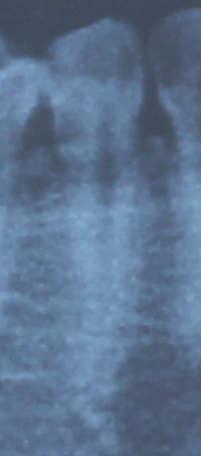
%> input picture KIB1P.jpg, 201 x 456 px
$ octave Binerisasi.m   (GNU Octave 9; MATLAB toolbox functions it lacks are replaced by stand-ins)
%> lines starting %> are read from the running program, lines starting %| are printed output that depends on the picture; in (x1, y1, x2, y2) boxes, pixels count from 0 and x2, y2 are one past the last pixel; in counts of white or black regions, pixels touching at a corner belong together; the program's own positions count from 1
### binaryCitra.m
function [D] = binaryCitra(img)

Im = img;
%figure, imshow(Im), title('gambar asli');
Ed = edge(Im,'canny');
se = strel('square',2);
DE = imdilate(Ed,se);
%figure,imshow(DE);
DE = uint8(DE);
 mask1 = Im.*DE;
T1  = mean2(mask1);

T2 = iterative(Im);
OT = (Im>T2); %Original iterative Thresholding
TF = (T2 + T1)/2; % Fusion Thresholding mean edge + iterative
ImF = (Im>TF); %
%figure,imshow(ImF);
ImF1 = uint8(ImF);
mask2 = Im.*ImF1;
%figure,imshow(mask2),title('mask2');
%Adaptive Thresholding
[D]=adaptivethreshold2(mask2);
%imwrite(D,'9a.tif');

### iterative.m
function itr = iterative(I)

I = double(I(:));

%step 1 mean dari keseluruhan image
[pix,index] = hist(I,256);
i = 1;
muA = cumsum(pix);
T(i)= (sum(index.*pix))/muA(end);

%step2 membagi menjadi 2 bagian dental dan background

mu1 = cumsum(pix(index <=T(i)));
MB = sum(index(index<=T(i)).*pix(index <=T(i)))/mu1(end);

mu2 = cumsum(pix(index >T(i)));
MD = sum(index(index>T(i)).*pix(index >T(i)))/mu2(end);
%MAT = sum(N(N>T(i)).*counts(N>T(i)))/mu3(end);
i = i + 1;

T(i) = (MB + MD)/2;

%step 3 ulangi langkah kedua sampai T(i) = T(i -1) or T(i) = T(i+1)
itr = T(i);
while abs(T(i)-T(i-1))>=1
    mu1 = cumsum(pix(index<=T(i)));
    MB = sum(index(index<=T(i)).*pix(index<=T(i)))/mu1(end);

    mu2 = cumsum(pix(index>=T(i)));
    MD = sum(index(index>=T(i)).*pix(index>=T(i)))/mu2(end);
    i = i + 1;
    T(i) = (MB + MD)/2;
    itr = T(i);
end


### adaptivethreshold2.m
function [crop] = adaptivethreshold2(A);

[bar,kol]= size(A);
win = 100;
win2 = 100/2;
D(bar+win,kol+win)=0;
D =uint8(D);
[x,y]=size(D);
D(win2+1:x-win2,win2+1:y-win2)=A(1:bar,1:kol);
N = 100;
[H,W]= size(D);
out = zeros(H,W);
N2 = floor(N/2);

h = waitbar(0,'Proses Threshold...[estimasi 55 detik]');


for i = 1+N2:H-N2;
  for j = 1+N2:W-N2;

         sub = D(i-N2:i+N2,j-N2:j+N2);
        %sub=A(i,j);
        SA = sum(sum(sub));
        B = find(sub);
        [m,n]=size(B);
        T = (SA/m);
        thresh1 = 0.9*T;
        if D(i,j) >= thresh1
            out(i,j) = 1;
        else
            out(i,j) = 0;
        end
  end
   waitbar(i/H-N2)
end
close(h)
crop = imcrop(out,[51 51 kol-1 bar-1]);

### Binerisasi.m
a=imread('KIB1P.jpg');
%> a is the input picture: size 456x201x3 uint8; mean R, G, B 91.6, 114.9, 143.1
a=rgb2gray(a);
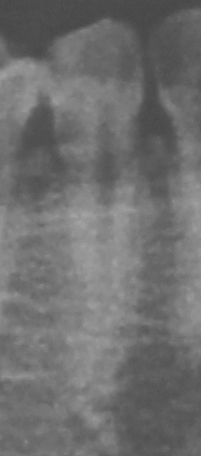
%> a: size 456x201 uint8; min 70, max 165, mean 111.1
a=medfilt2(a);
B=binaryCitra(a);
%> in binaryCitra, `Ed = edge(Im,'canny');`:
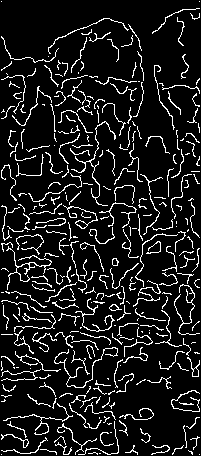
%> Ed: size 456x201 logical; 10.8% white in thin lines or dots
%> in binaryCitra, `DE = imdilate(Ed,se);`: DE: size 456x201 logical; 23.2% white in thin lines or dots
%> in binaryCitra, `mask1 = Im.*DE;`:
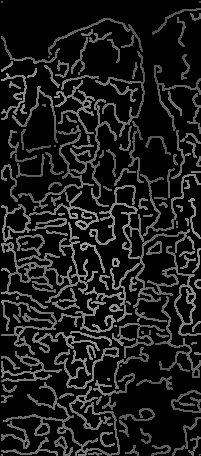
%> mask1: size 456x201 uint8; min 0, max 162, mean 27.1
%> in binaryCitra, `T1  = mean2(mask1);`: T1 = 27.14
%> in iterative, `[pix,index] = hist(I,256);`: pix = 256 values, max 1980 at index 179, min 0 at index 2, mean 358; index = 256 values from 0.316 to 161.7
%> in iterative, `muA = cumsum(pix);`: muA = 256 values from 4 to 91656
%> in iterative, `mu1 = cumsum(pix(index <=T(i)));`: mu1 = 176 values from 4 to 45105
%> in iterative, `MB = sum(index(index<=T(i)).*pix(index <=T(i)))/mu1(end);`: MB = 94.35
%> in iterative, `mu2 = cumsum(pix(index >T(i)));`: mu2 = 80 values from 1879 to 46551
%> in iterative, `MD = sum(index(index>T(i)).*pix(index >T(i)))/mu2(end);`: MD = 127.3
%> in iterative, `itr = T(i);`: itr = 110.8
%> after the loop in iterative, `while abs(T(i)-T(i-1))>=1`: T = [111.1 110.8]; i = 2
%> in binaryCitra, `T2 = iterative(Im);`: T2 = 110.8
%> in binaryCitra, `OT = (Im>T2);`:
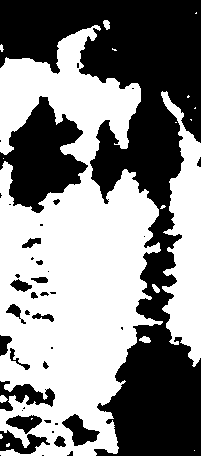
%> OT: size 456x201 logical; 52.7% white; 42 black regions (22 under 20 px), largest, box (x1, y1, x2, y2) and area: (0, 0, 201, 456) 34191, (0, 96, 88, 213) 5566, (0, 381, 55, 411) 787
%> in binaryCitra, `TF = (T2 + T1)/2;`: TF = 68.99
%> in binaryCitra, `ImF = (Im>TF);`: ImF: size 456x201 logical; 100% white; black in thin lines or dots
%> in adaptivethreshold2, `D(bar+win,kol+win)=0;`: D: size 556x301 double; every value is 0
%> in adaptivethreshold2, `D(win2+1:x-win2,win2+1:y-win2)=A(1:bar,1:kol);`:
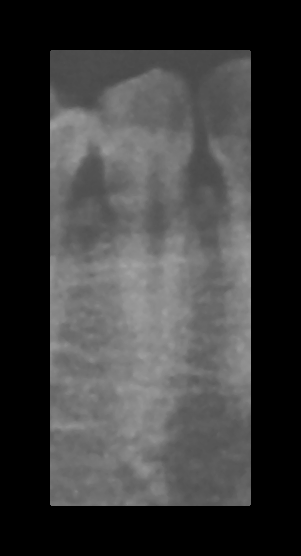
%> D: size 556x301 uint8; min 0, max 162, mean 60.8
%> after the loop in adaptivethreshold2, `for i = 1+N2:H-N2;`:
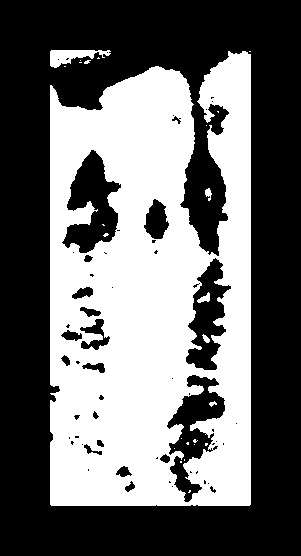
%> out: size 556x301 double; values 0 (black) and 1 (white), 42.4% white; 25 white regions (19 under 20 px), largest, box (x1, y1, x2, y2) and area: (50, 51, 251, 506) 70065, (50, 50, 111, 68) 560, (197, 292, 210, 303) 74, (205, 188, 212, 201) 55, (202, 334, 210, 343) 40, (209, 401, 217, 407) 26
%> in adaptivethreshold2, `crop = imcrop(out,[51 51 kol-1 bar-1]);`:
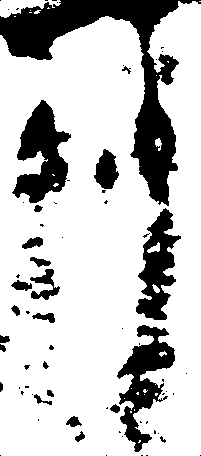
%> crop: size 456x201 double; values 0 (black) and 1 (white), 77.4% white; 69 black regions (46 under 20 px), largest, box (x1, y1, x2, y2) and area: (0, 0, 201, 206) 9646, (12, 100, 71, 203) 3204, (117, 325, 175, 452) 2980
imwrite(B,'Biner Awal/KIB1P.jpg');

$ run again, with KIB2P.jpg copied over KIB1P.jpg
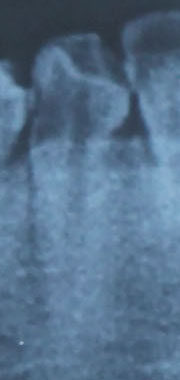
%> input picture KIB2P.jpg, 180 x 380 px
%> a is the input picture: size 380x180x3 uint8; mean R, G, B 85.3, 112.7, 139.2
%> in binaryCitra, `Ed = edge(Im,'canny');`:
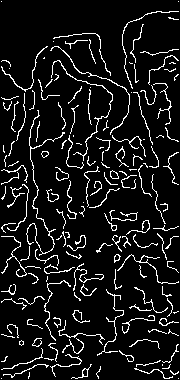
%> Ed: size 380x180 logical; 9% white in thin lines or dots
%> DE: size 380x180 logical; 19.3% white in thin lines or dots
%> T1 = 21.9
%> pix = 256 values, max 1564 at index 87, min 0 at index 2, mean 267.2; index = 256 values from 0.334 to 170.7
%> muA = 256 values from 4 to 68400
%> mu1 = 161 values from 4 to 30518
%> in iterative, `MB = sum(index(index<=T(i)).*pix(index <=T(i)))/mu1(end);`: MB = 83.45
%> mu2 = 95 values from 1195 to 37882
%> in iterative, `MD = sum(index(index>T(i)).*pix(index >T(i)))/mu2(end);`: MD = 126.9
%> in iterative, `itr = T(i);`: itr = 105.2
%> the loop in iterative, `while abs(T(i)-T(i-1))>=1` made 3 passes
%> (MB, MD, itr) on passes 1 to 3: (80.71, 125.2, 103), (78.9, 124.2, 101.6), (78, 123.7, 100.9)
%> after the loop in iterative, `while abs(T(i)-T(i-1))>=1`: T = [107.5 105.2 103 101.6 100.9]
%> T2 = 100.9
%> OT: size 380x180 logical; 65.7% white; 30 black regions (13 under 20 px), largest, box (x1, y1, x2, y2) and area: (0, 0, 180, 183) 18729, (103, 318, 170, 380) 1713, (0, 322, 34, 380) 1084
%> TF = 61.39
%> ImF: size 380x180 logical; 90.5% white; 6 black regions (4 under 20 px), largest, box (x1, y1, x2, y2) and area: (0, 0, 175, 86) 6465, (23, 130, 29, 140) 28
%> in adaptivethreshold2, `crop = imcrop(out,[51 51 kol-1 bar-1]);`:
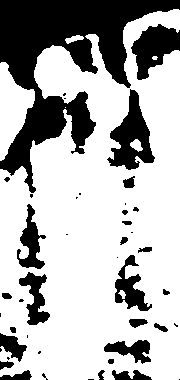
%> crop: size 380x180 double; values 0 (black) and 1 (white), 69.8% white; 44 black regions (19 under 20 px), largest, box (x1, y1, x2, y2) and area: (0, 0, 180, 193) 12551, (107, 89, 155, 170) 1855, (131, 24, 180, 80) 1548

$ run again, with KIB3P.jpg copied over KIB1P.jpg
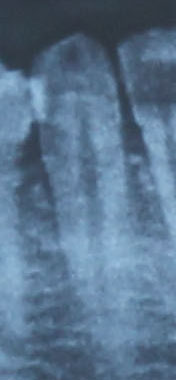
%> input picture KIB3P.jpg, 176 x 380 px
%> a is the input picture: size 380x176x3 uint8; mean R, G, B 89.7, 116.2, 142.1
%> in binaryCitra, `Ed = edge(Im,'canny');`:
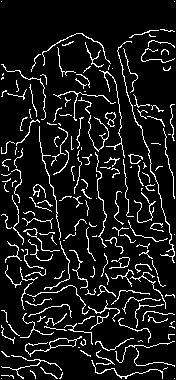
%> Ed: size 380x176 logical; 9.8% white in thin lines or dots
%> DE: size 380x176 logical; 21.2% white in thin lines or dots
%> T1 = 25.26
%> pix = 256 values, max 1384 at index 82, min 0 at index 2, mean 261.2; index = 256 values from 0.355 to 181.6
%> muA = 256 values from 4 to 66880
%> mu1 = 156 values from 4 to 31621
%> in iterative, `MB = sum(index(index<=T(i)).*pix(index <=T(i)))/mu1(end);`: MB = 83.66
%> mu2 = 100 values from 792 to 35259
%> in iterative, `MD = sum(index(index>T(i)).*pix(index >T(i)))/mu2(end);`: MD = 135.8
%> in iterative, `itr = T(i);`: itr = 109.7
%> the loop in iterative, `while abs(T(i)-T(i-1))>=1` made 1 pass
%> (MB, MD, i, itr) on pass 1: (83.02, 135.2, 3, 109.1)
%> after the loop in iterative, `while abs(T(i)-T(i-1))>=1`: T = [111.1 109.7 109.1]
%> T2 = 109.1
%> OT: size 380x176 logical; 53.8% white; 19 black regions (8 under 20 px), largest, box (x1, y1, x2, y2) and area: (0, 0, 176, 223) 17795, (0, 287, 176, 380) 7341, (3, 120, 68, 236) 4158
%> TF = 67.2
%> ImF: size 380x176 logical; 87.2% white; 7 black regions (2 under 20 px), largest, box (x1, y1, x2, y2) and area: (0, 0, 176, 76) 7960, (22, 132, 41, 163) 320, (119, 82, 130, 118) 184, (126, 121, 137, 133) 69, (70, 52, 75, 59) 29
%> in adaptivethreshold2, `crop = imcrop(out,[51 51 kol-1 bar-1]);`:
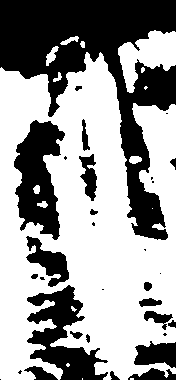
%> crop: size 380x176 double; values 0 (black) and 1 (white), 60.3% white; 32 black regions (12 under 20 px), largest, box (x1, y1, x2, y2) and area: (0, 0, 176, 240) 15708, (14, 120, 65, 240) 3652, (27, 285, 108, 380) 3422

$ run again, with KIB4P.jpg copied over KIB1P.jpg
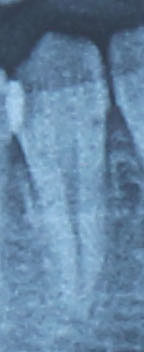
%> input picture KIB4P.jpg, 144 x 352 px
%> a is the input picture: size 352x144x3 uint8; mean R, G, B 100.7, 133, 162.5
%> Ed: size 352x144 logical; 10.3% white in thin lines or dots
%> DE: size 352x144 logical; 22.2% white in thin lines or dots
%> T1 = 29.31
%> pix = 256 values, max 755 at index 172, min 0 at index 2, mean 198; index = 256 values from 0.389 to 198.6
%> muA = 256 values from 4 to 50688
%> mu1 = 163 values from 4 to 22582
%> in iterative, `MB = sum(index(index<=T(i)).*pix(index <=T(i)))/mu1(end);`: MB = 98.21
%> mu2 = 93 values from 628 to 28106
%> in iterative, `MD = sum(index(index>T(i)).*pix(index >T(i)))/mu2(end);`: MD = 149.4
%> in iterative, `itr = T(i);`: itr = 123.8
%> the loop in iterative, `while abs(T(i)-T(i-1))>=1` made 2 passes
%> (MB, MD, i, itr) on passes 1 to 2: (96.05, 148.1, 3, 122.1), (95.3, 147.6, 4, 121.5)
%> after the loop in iterative, `while abs(T(i)-T(i-1))>=1`: T = [126.6 123.8 122.1 121.5]
%> T2 = 121.5
%> OT: size 352x144 logical; 61% white; 31 black regions (18 under 20 px), largest, box (x1, y1, x2, y2) and area: (0, 0, 144, 293) 16193, (2, 134, 38, 231) 1605, (95, 325, 144, 352) 874
%> TF = 75.38
%> ImF: size 352x144 logical; 89% white; 6 black regions (4 under 20 px), largest, box (x1, y1, x2, y2) and area: (0, 0, 144, 81) 5537, (110, 88, 115, 107) 52
%> in adaptivethreshold2, `crop = imcrop(out,[51 51 kol-1 bar-1]);`:
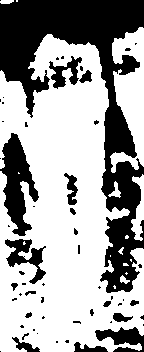
%> crop: size 352x144 double; values 0 (black) and 1 (white), 63.6% white; 57 black regions (39 under 20 px), largest, box (x1, y1, x2, y2) and area: (0, 0, 144, 293) 13265, (0, 133, 39, 236) 1989, (5, 239, 46, 284) 750
